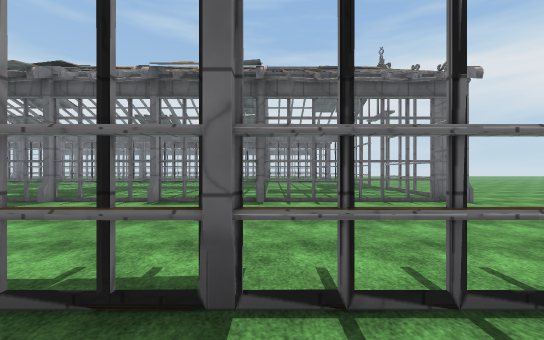
View 1 (above)

24 first-person views from a walk through a 3-D level made in the Unity game engine. The camera is 1.5 m above the floor, looks level and sees 90° across. Doors are open. The floor is counted in squares, 2 m on a side. Each view is taken from the middle of a square. On the plan, view 1 faces up. The plan holds only what a view shows up to about 10 squares ahead; the rest is blank. The place goes on beyond the plan. Some surface patterns are stand-ins.

View 2
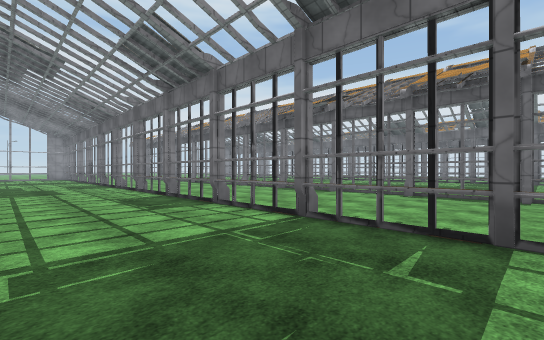

View 3
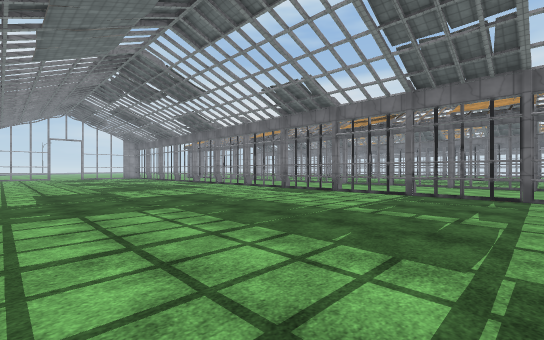

View 4
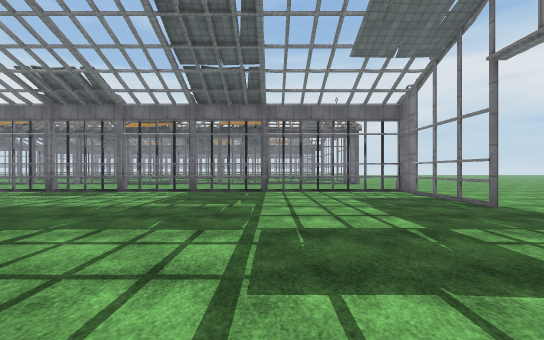

View 5
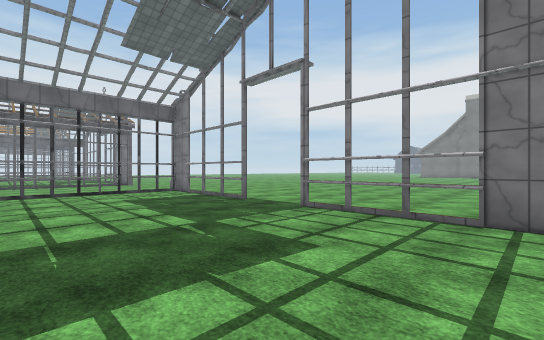

View 6
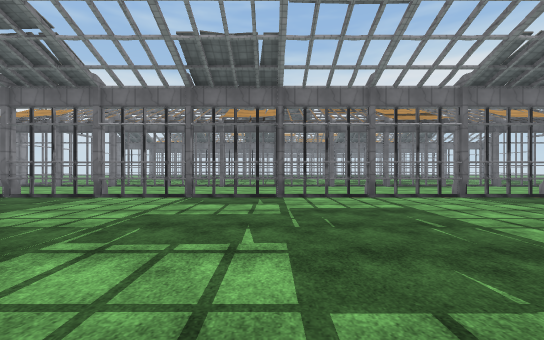

View 7
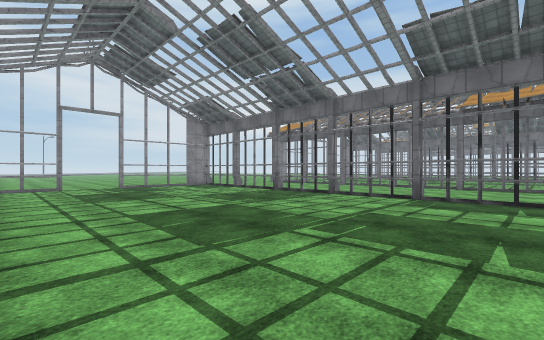

View 8
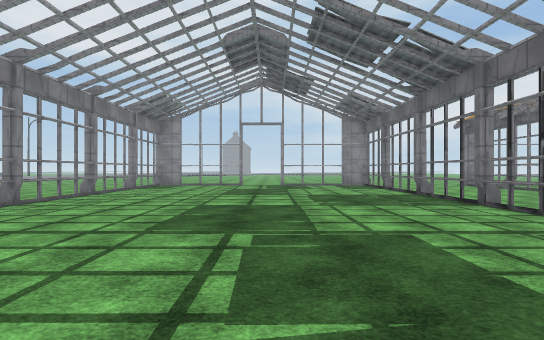

View 9
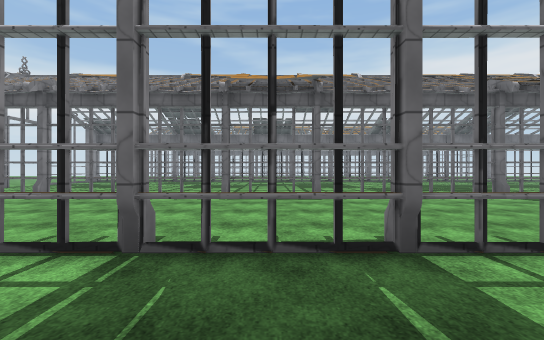

View 10
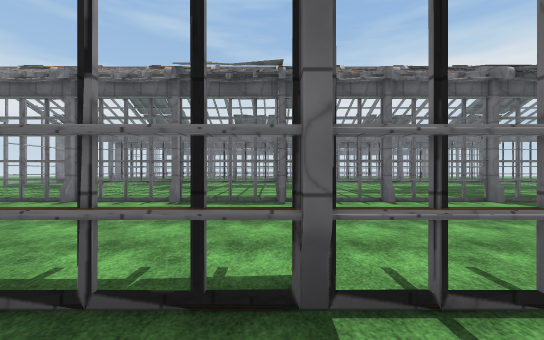

View 11
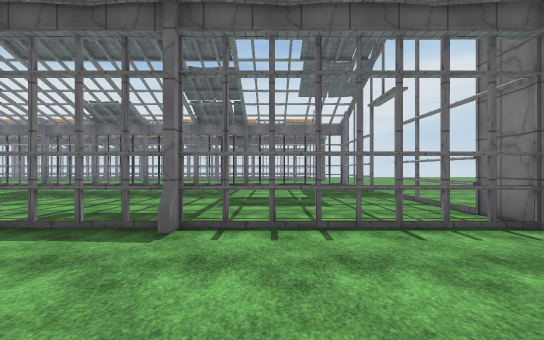

View 12
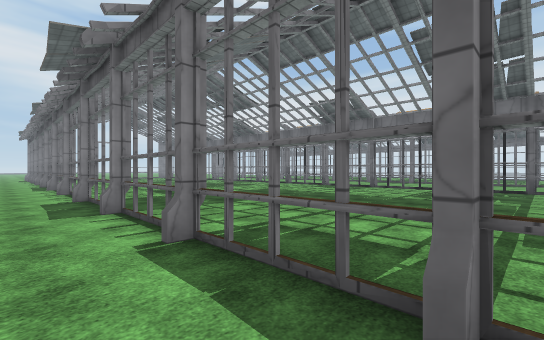

View 13
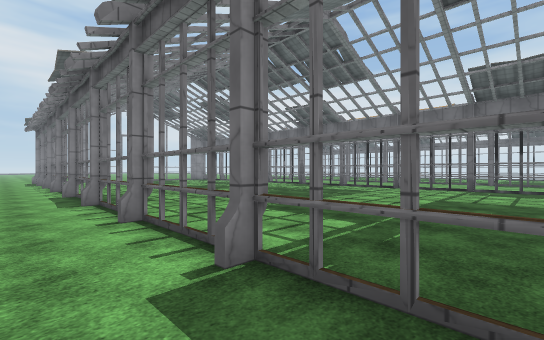

View 14
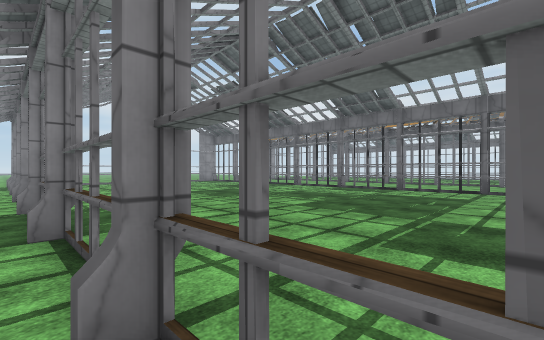

View 15
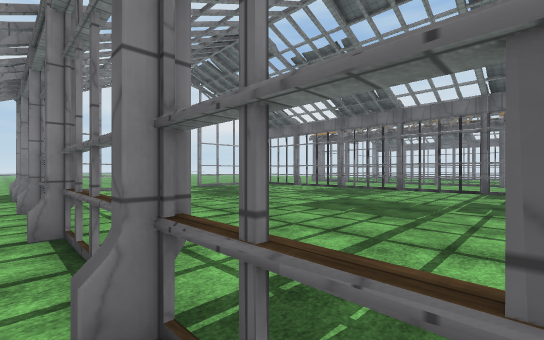

View 16
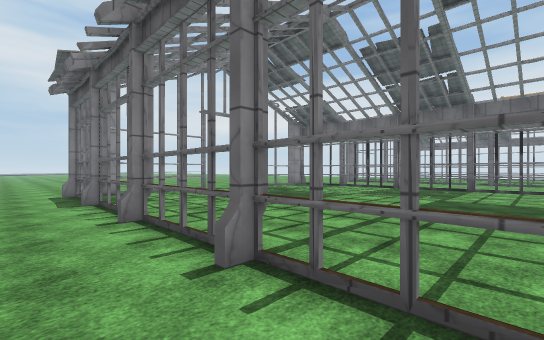

View 17
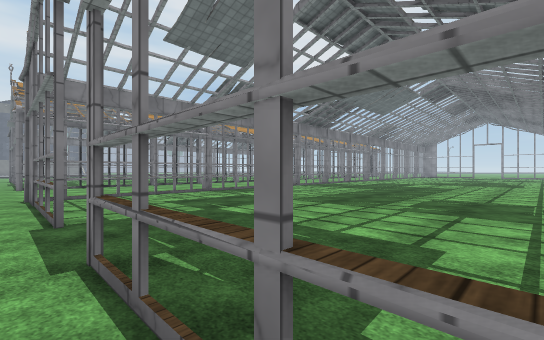

View 18
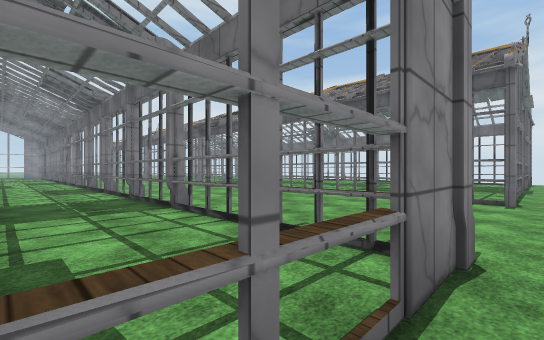

View 19
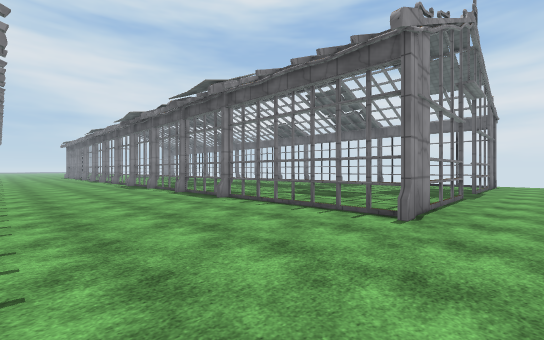

View 20
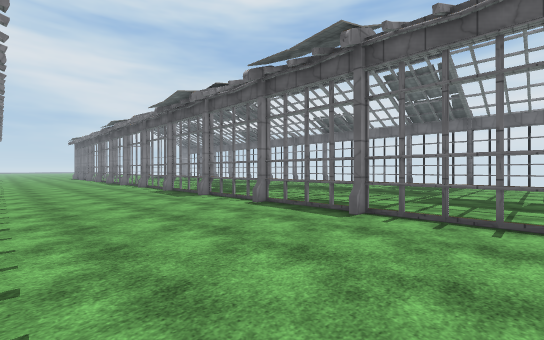

View 21
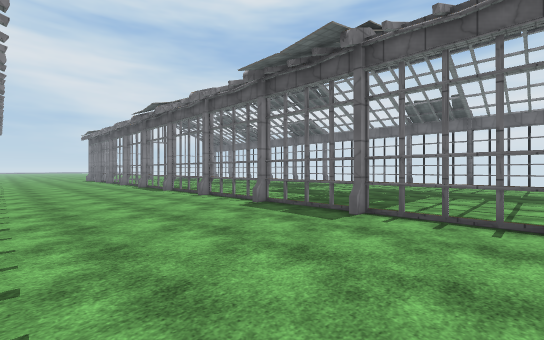

View 22
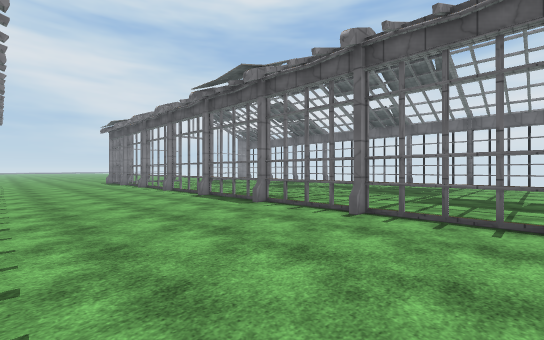

View 23
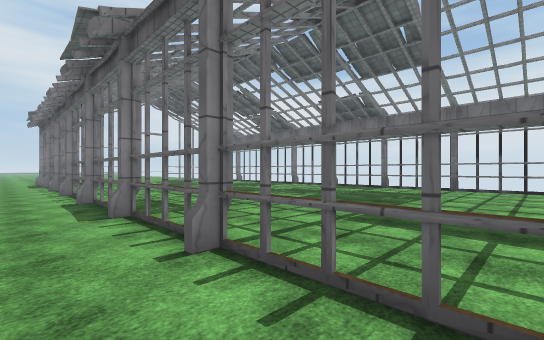

View 24
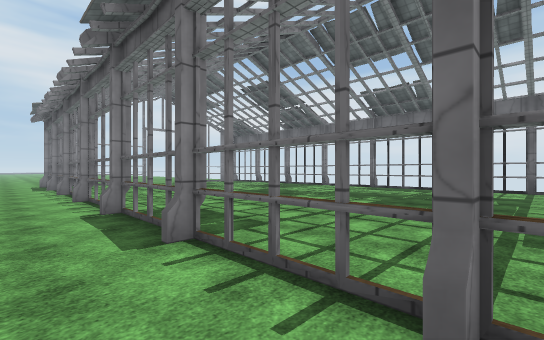

### Floor plan
Key: @ floor where view 1 was taken; # wall or solid block; x gap in a wall; . floor; D open door; T thing the floor can be seen under or through.
Columns run from 21 left of view 1 to 6 right of it. Each row starts with its distance up from view 1.
 31         x ###x
 30        .......   ..   .. #..
 29       ........  ...  ... #..
 28      ......... .... .... #..
 27      ....................DD.
 26      ....................DD.
 25        ..................#..
 24  ........................T..
 23  ........................T..
 22  .#....T....T....T....T..T..
 21  #.####.TTTT.TTTT.TTTT.TT...
 20  ...........................
 19  ...........................
 18 ............................
 17 ............................
 16    x### x### x####x#######.
 15  ........................#.
 14 .........................#.
 13 .........................#..
 12 .........................DD.
 11 .........................DD.
 10 .........................T..
  9 .........................T..
  8 .........................T..
  7 ..#....#....#....#....T..T..
  6 ##.TTT#.####.####.TTTT.TT...
  5 ...........................
  4 ...........................
  3 ...........................
  2  ..........  ...........  ..
  1 ###xTTTTxTTTTx##TTxTTTTT##..
  0 .....................@...#..
 -1 .........................#..
 -2 .........................#..
 -3 .........................DD.
 -4 .........................DD.
 -5 .........................T..
 -6 .........................T..
 -7 ......  .................T..
 -8 ..#..                . ..T
 -9 ##.#
-10 ...

Positions as (right, up) in squares from view 1, and headings:
1: (0, 0), facing up
2: (0, -2), facing up-left
3: (0, -7), facing up-left
4: (0, -8), facing up
5: (0, -8), facing up-right
6: (-13, -6), facing up
7: (-13, -6), facing up-left
8: (-12, -3), facing left
9: (-14, -1), facing up
10: (-13, 0), facing up
11: (1, 3), facing up
12: (0, 5), facing up-left
13: (-6, 5), facing up-left
14: (-9, 6), facing up-left
15: (-14, 6), facing up-left
16: (-16, 5), facing up-left
17: (5, 15), facing down-left
18: (5, 14), facing up-left
19: (6, 17), facing up-left
20: (2, 17), facing up-left
21: (-3, 17), facing up-left
22: (-8, 17), facing up-left
23: (-8, 20), facing up-left
24: (-10, 20), facing up-left
